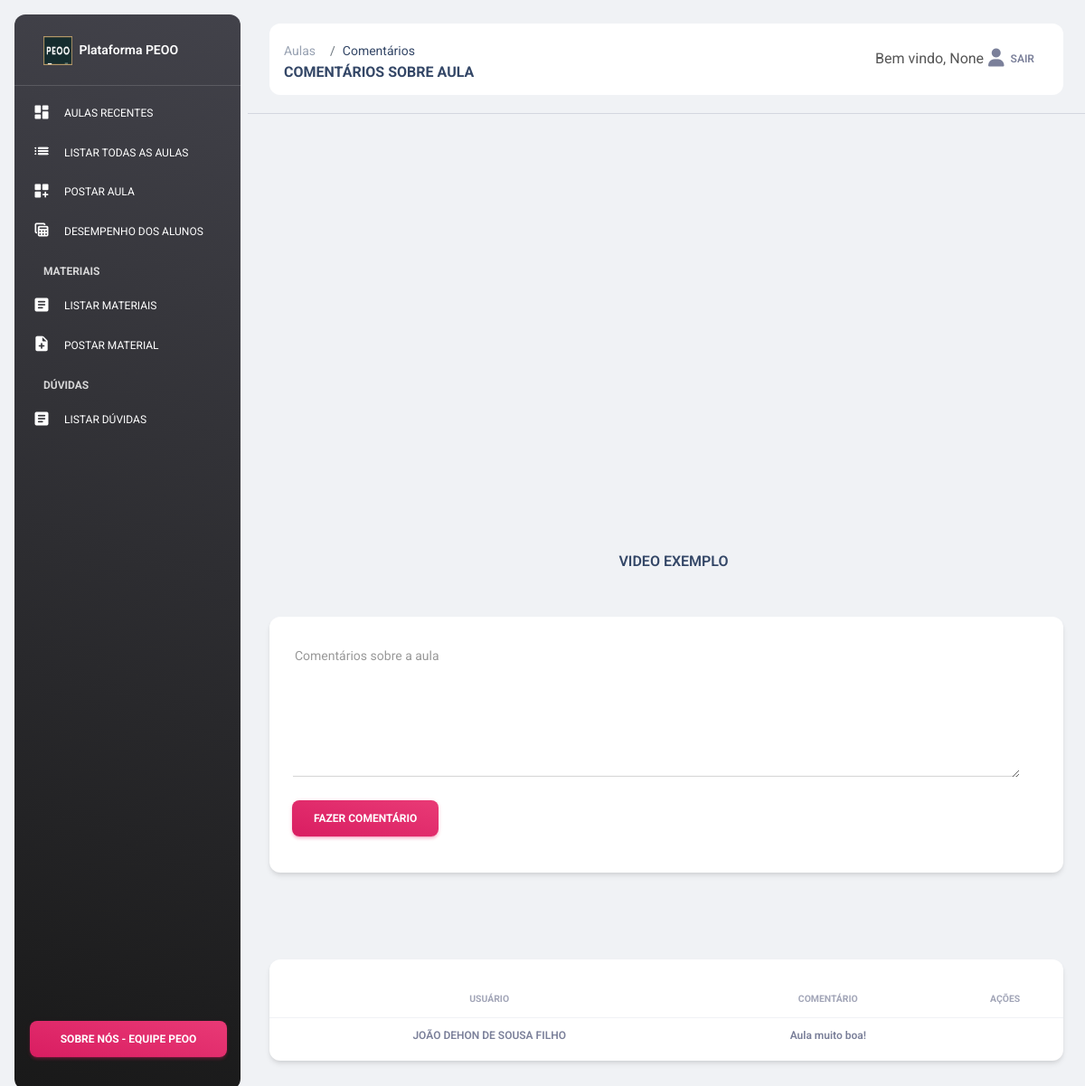
The app's page /comentar/21/ (signed in) with its own data.
### tables this page shows
CREATE TABLE aulas (
  id inTEGER PRIMARY key AUTOINCREMENT NOT NULL,
  publicacao datetime default (
    strftime('%Y-%m-%d %H:%M:%S', 'now', 'localtime')
  ),
  titulo text not NULL,
  descricao text,
  link text,
  teacher_id integer,
  foreign key (teacher_id) references usuarios (id)
);

CREATE TABLE comentarios_aulas (
  id integer primary key autoincrement, 
  comentario text not null,
  created_at datetime default (
    strftime('%Y-%m-%d %H:%M:%S', 'now', 'localtime')
  ),
  usuario_id integer,
  aula_id integer,
  foreign key (usuario_id) references usuarios (id),
  foreign key (aula_id) references aulas (id)
);

CREATE TABLE "usuarios" (id INTEGER PRIMARY KEY AUTOINCREMENT NOT NULL,
                   nome varchar(40) NOT NULL,
                   email varchar(80) NOT NULL,
                   nivel_acesso INTEGER NOT NULL, matricula INTEGER);

### app/routes.py (the view, shortened to what this page needs)
@app.route('/comentar/<aula_id>/', methods=['GET', 'POST',])
@login_is_required
def comentar_aula(aula_id):
  aulasdao = AulaDAO(get_db())
  aula = aulasdao.obter(aula_id)
  comentariosdao = ComentariosDAO(get_db())
  comentarios = comentariosdao.listar(aula_id)
  return render_template('comentarios.html', aula=aula, comentarios=comentarios)

### app/controllers/aulasdao.py (called while the page is built)
  def obter(self, id):
    sql = """
    select * from aulas
    where id = ?;
    """
    cursor = self.db.cursor()
    cursor.execute(sql, (id,))
    return cursor.fetchone()

### app/controllers/comentariosdao.py (called while the page is built)
  def listar(self, aula_id):
    sql = """
    select
    comentarios_aulas.id,
    comentarios_aulas.comentario,
    usuarios.nome,
    usuarios.id
    from comentarios_aulas
    join usuarios
    on comentarios_aulas.usuario_id = usuarios.id
    where aula_id = ?;
    """
    self.cursor.execute(sql, (aula_id,))
    return self.cursor.fetchall()

### app/models/connection.py (called while the page is built)
def get_db():
  db = getattr(g, '_database', None)
  if db is None:
    g._database = sqlite3.connect(DATABASE)
    db = g._database
  return db

@app.teardown_appcontext
def close_connection(exception):
  db = getattr(g, '_database', None)
  if db is not None:
    db.close()

### app/utils/__init__.py (called while the page is built)
def login_is_required(f):
  @wraps(f)
  def decorated_function(*args, **kwargs):
    if( session.get('logged') is None ):
      flash("É necessário estar logado para ter acesso a essa funcionalidade!", "warning")
      return redirect(url_for("signin_suap"))
    return f(*args, **kwargs)
  return decorated_function

### app/templates/comentarios.html (shortened to what this page needs)
<!DOCTYPE html>
<html lang="en">
<head>
  {% include "components/head.html" %}
</head>
<body class="g-sidenav-show  bg-gray-200">
  {% if session['infos']['tipo_vinculo'] == 1 %}
    {% include "components/navbar.html" %}
  {% else %}
    {% include "components/navbar-aluno.html" %}
  {% endif %}
  <main class="main-content position-relative max-height-vh-100 h-100 border-radius-lg "><br>
  <nav class="navbar navbar-main navbar-expand-lg nav-fixed-top px-0 mx-4 shadow-none border-radius-xl" id="navbarBlur" navbar-scroll="true">
    <div class="container-fluid py-1 px-3">
      <nav aria-label="breadcrumb">
        <ol class="breadcrumb bg-transparent mb-0 pb-0 pt-2 px-0 me-sm-6 me-5">
          <li class="breadcrumb-item text-sm"><a class="opacity-5 text-dark" href="javascript:;">Aulas</a></li>
          <li class="breadcrumb-item text-sm text-dark active" aria-current="page">Comentários</li>
        </ol>
        <h6 class="font-weight-bolder mb-0">Comentários sobre aula</h6>
      </nav>
      <div class="collapse navbar-collapse mt-sm-0 mt-2 me-md-0 me-sm-4" id="navbar">
        <ul class="navbar-nav ms-md-auto pe-md-3 d-flex align-items-center justify-content-end">
          <li class="nav-item d-flex align-items-center">
            <span class="d-sm-inline d-none">Bem vindo, {{session['infos']['nome_usual']}}</span>
          </li>
          <li class="nav-item d-flex align-items-center">
            <a href="{{ url_for('logout') }}" class="nav-link text-body font-weight-bold px-0">
              <i class="fa fa-user me-sm-1"></i>
              <span class="d-sm-inline d-none">Sair</span>
            </a>
          </li>
        </ul>
      </div>
    </div>
  </nav>
	<hr>
      <div class="card-header p-0 position-relative mt-n0 mx-3 z-index-2 bg-transparent align-center">
        <div align="center">
            <div class="embed-responsive embed-responsive-16by9" style="max-width: 800px;">
              <div class="embed-responsive-item" id="player {{aula[0]}}"></div>
            </div>
            <h6 class="pl-3 mt-3 mb-0">{{ aula[2] }}</h6>
          </div>
        </div>
      <div class="container-fluid py-4">
        <div class="row">
          <div class="col-12">
            <div class="card my-4">
                <div class="card-body">
                  <form method="POST" action="/comentar/{{ aula[0] }}/">
                      <div class="row">
                        <div class="row">
                        <div class="col-md-12">
                        <div class="form-group">
                          <div class="form-group">
                          <label class="bmd-label-floating">Comentários sobre a aula</label>
                          <textarea name="Comentario" class="form-control" rows="5"></textarea>
                          </div>
                        </div>
                        </div>
                        </div>
                      </div>
                      <button type="submit" class="btn bg-gradient-primary btn-fill pull-right">Fazer comentário</button>
                    </div>
                </div>
              </div>
            </div>
          </div>
      <div class="container-fluid py-4">
        <div class="row">
          <div class="col-12">
            <div class="card my-4">
              <div class="card-body px-0 pb-2">
                <div class="table-responsive p-0">
                  <table class="table align-items-center mb-0">
                    <thead>
                      <tr>
                        <th class="text-center text-uppercase text-secondary text-xxs font-weight-bolder opacity-7">Usuário</th>
                        <th class="text-center text-uppercase text-secondary text-xxs font-weight-bolder opacity-7">Comentário</th>
                        <th class="text-center text-uppercase text-secondary text-xxs font-weight-bolder opacity-7">Ações</th>
                      </tr>
                    </thead>
                    <tbody>
                        {% for comentario in comentarios %}
                        <tr>
                          <td class="align-middle text-center text-sm">
                            <p class="text-xs font-weight-bold mb-0">{{ comentario[2] }}</p>
                          </td>
                          <td class="align-middle text-center text-sm">
                            <p class="text-xs font-weight-bold mb-0">{{ comentario[1] }}</p>
                          </td>
                          {% if session['infos']['id'] == comentario[3] %}
                          <td class="align-middle text-center text-sm">
                            <a href="/comentarios/editar/{{ comentario[0] }}/" type="button" class="btn btn-warning btn-sm"><p class="text-xs font-weight-bold mb-0" aria-disabled="true">Editar</p></a>
                            <a href="/comentarios/apagar/{{ comentario[0] }}/" type="button" class="btn btn-danger btn-sm"><p class="text-xs font-weight-bold mb-0">Apagar</p></a>
                          </td>
                          {% else %}
                          <td class="align-middle text-center text-sm"></td>
                          {% endif %}
                        </tr>
                        {% endfor %}
                    </tbody>
                  </table>
                </div>
              </div>
              </div>
            </div>
          </div>
        </div>
  </main>
</body>
</html>

### records on screen
aulas: titulo "VIDEO EXEMPLO"
comentarios_aulas: nome "JOÃO DEHON DE SOUSA FILHO", comentario "Aula muito boa!"

### other values on screen
{{ session['infos']['nome_usual'] }} "None"
